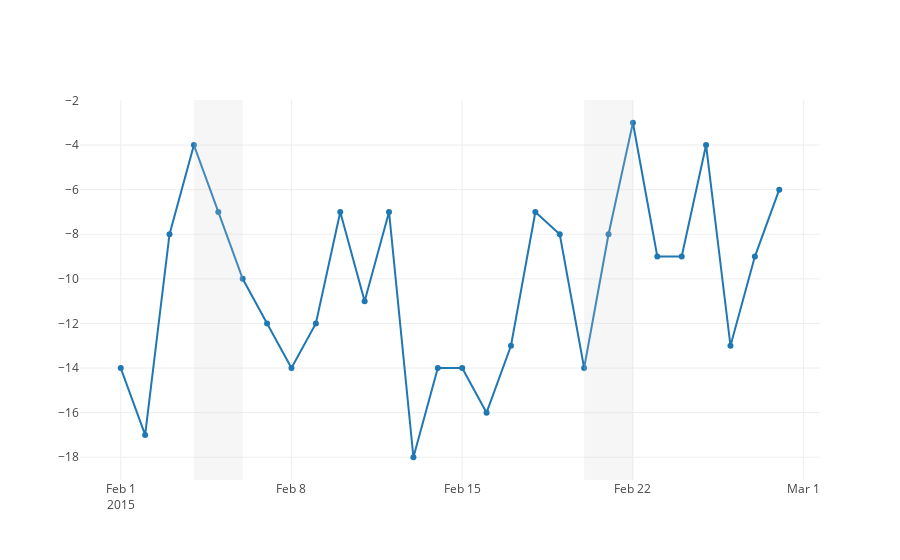

This figure's notebook cell:
### Markdown cell above
#### Highlighting Time Series Regions with Rectangle Shapes

### Code cell
trace0 = go.Scatter(
    x=['2015-02-01', '2015-02-02', '2015-02-03', '2015-02-04', '2015-02-05',
        '2015-02-06', '2015-02-07', '2015-02-08', '2015-02-09', '2015-02-10',
        '2015-02-11', '2015-02-12', '2015-02-13', '2015-02-14', '2015-02-15',
        '2015-02-16', '2015-02-17', '2015-02-18', '2015-02-19', '2015-02-20',
        '2015-02-21', '2015-02-22', '2015-02-23', '2015-02-24', '2015-02-25',
        '2015-02-26', '2015-02-27', '2015-02-28'],
    y=[-14, -17, -8, -4, -7, -10, -12, -14, -12, -7, -11, -7, -18, -14, -14,
        -16, -13, -7, -8, -14, -8, -3, -9, -9, -4, -13, -9, -6],
    mode='lines+markers',
    name='temperature'
)
data = [trace0]
layout = {
    # to highlight the timestamp we use shapes and create a rectangular
    'shapes': [
        # 1st highlight during Feb 4 - Feb 6
        {
            'type': 'rect',
            # x-reference is assigned to the x-values
            'xref': 'x',
            # y-reference is assigned to the plot paper [0,1]
            'yref': 'paper',
            'x0': '2015-02-04',
            'y0': 0,
            'x1': '2015-02-06',
            'y1': 1,
            'fillcolor': '#d3d3d3',
            'opacity': 0.2,
            'line': {
                'width': 0,
            }
        },
        # 2nd highlight during Feb 20 - Feb 23
        {
            'type': 'rect',
            'xref': 'x',
            'yref': 'paper',
            'x0': '2015-02-20',
            'y0': 0,
            'x1': '2015-02-22',
            'y1': 1,
            'fillcolor': '#d3d3d3',
            'opacity': 0.2,
            'line': {
                'width': 0,
            }
        }
    ]
}
py.offline.iplot({'data': data, 'layout': layout}, filename='timestamp-highlight')

### Figure 1 — Plotly figure (JSON) as saved in the notebook; plotly's stock layout.template omitted (floating-point values rounded to 4 significant figures)
{"data": [{"mode": "lines+markers", "name": "temperature", "type": "scatter", "uid": "ee9d987a-198a-4efd-9557-89f657d8e783", "x": ["2015-02-01", "2015-02-02", "2015-02-03", "2015-02-04", "2015-02-05", "2015-02-06", "2015-02-07", "2015-02-08", "2015-02-09", "2015-02-10", "2015-02-11", "2015-02-12", "2015-02-13", "2015-02-14", "2015-02-15", "2015-02-16", "2015-02-17", "2015-02-18", "2015-02-19", "2015-02-20", "2015-02-21", "2015-02-22", "2015-02-23", "2015-02-24", "2015-02-25", "2015-02-26", "2015-02-27", "2015-02-28"], "y": [-14, -17, -8, -4, -7, -10, -12, -14, -12, -7, -11, -7, -18, -14, -14, -16, -13, -7, -8, -14, -8, -3, -9, -9, -4, -13, -9, -6]}], "layout": {"shapes": [{"fillcolor": "#d3d3d3", "line": {"width": 0}, "opacity": 0.2, "type": "rect", "x0": "2015-02-04", "x1": "2015-02-06", "xref": "x", "y0": 0, "y1": 1, "yref": "paper"}, {"fillcolor": "#d3d3d3", "line": {"width": 0}, "opacity": 0.2, "type": "rect", "x0": "2015-02-20", "x1": "2015-02-22", "xref": "x", "y0": 0, "y1": 1, "yref": "paper"}]}}
